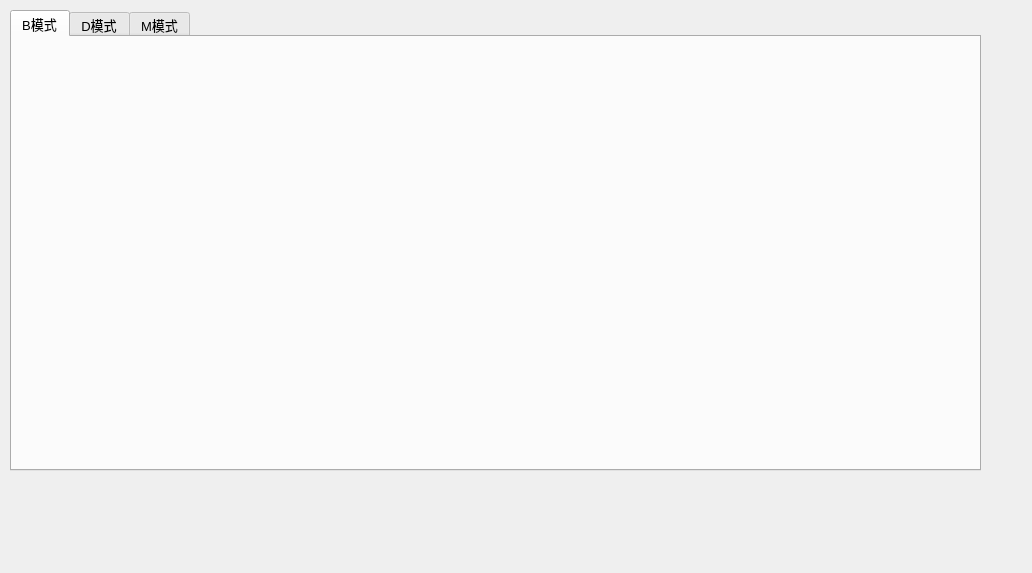
<?xml version="1.0" encoding="UTF-8"?>
<ui version="4.0">
 <class>Form</class>
 <widget class="QWidget" name="Form">
  <property name="geometry">
   <rect>
    <x>0</x>
    <y>0</y>
    <width>1032</width>
    <height>573</height>
   </rect>
  </property>
  <property name="windowTitle">
   <string>Form</string>
  </property>
  <widget class="QTabWidget" name="tabWidget_2">
   <property name="geometry">
    <rect>
     <x>10</x>
     <y>10</y>
     <width>971</width>
     <height>461</height>
    </rect>
   </property>
   <property name="font">
    <font>
     <pointsize>10</pointsize>
    </font>
   </property>
   <property name="currentIndex">
    <number>0</number>
   </property>
   <widget class="QWidget" name="tab_ob_b">
    <attribute name="title">
     <string>B模式</string>
    </attribute>
   </widget>
   <widget class="QWidget" name="tab_ob_d">
    <attribute name="title">
     <string>D模式</string>
    </attribute>
   </widget>
   <widget class="QWidget" name="tab_ob_m">
    <attribute name="title">
     <string>M模式</string>
    </attribute>
   </widget>
  </widget>
 </widget>
 <resources/>
 <connections/>
</ui>
